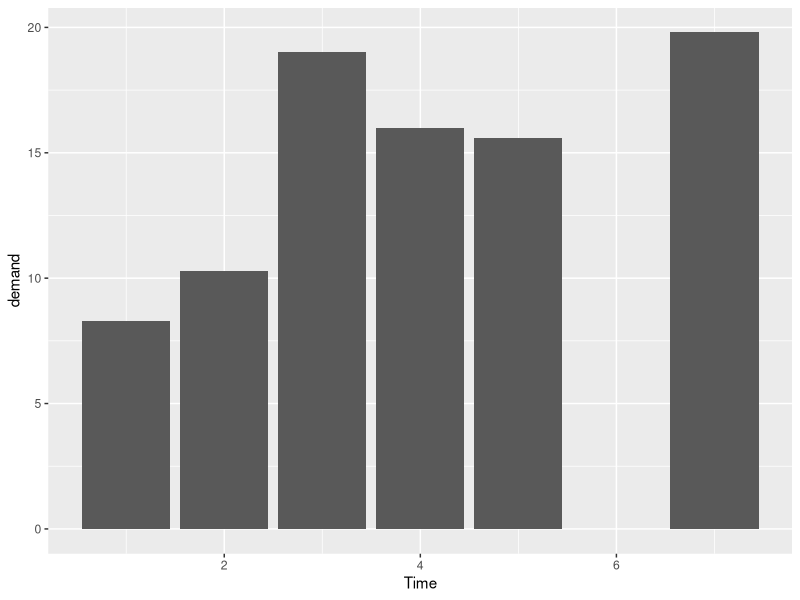
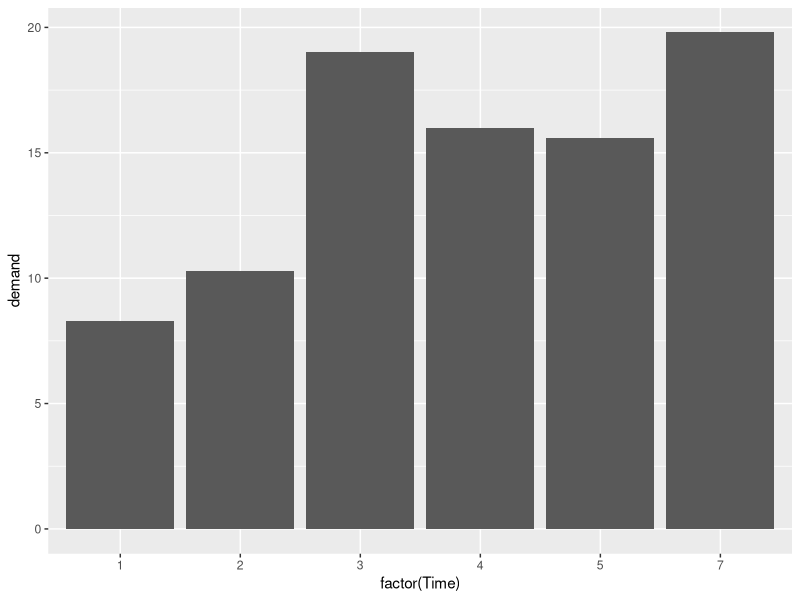
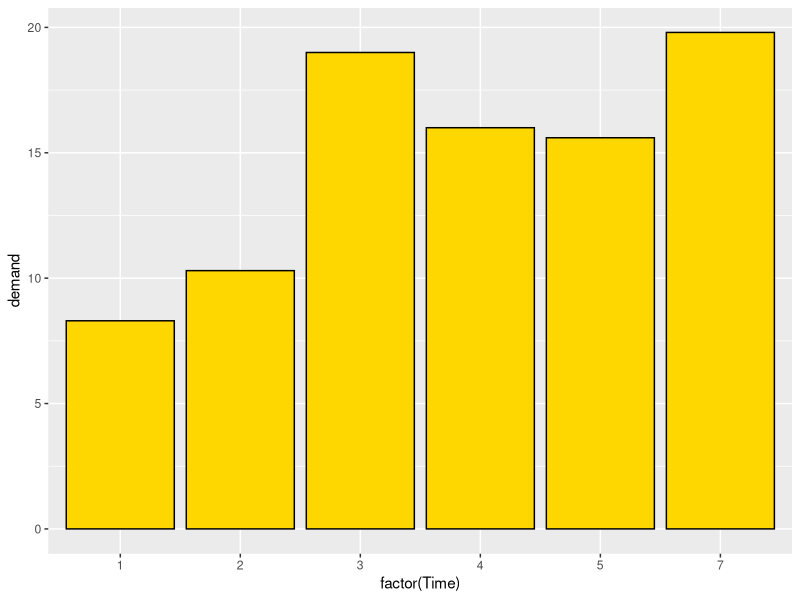
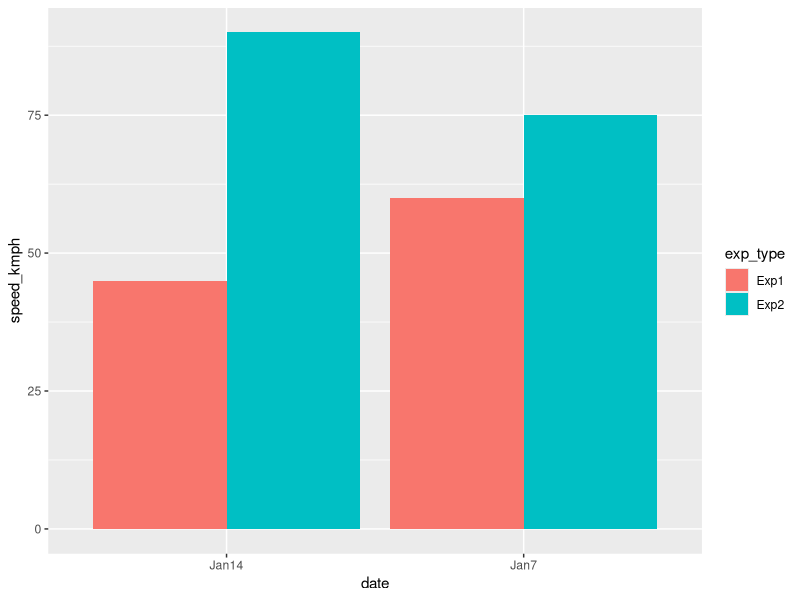
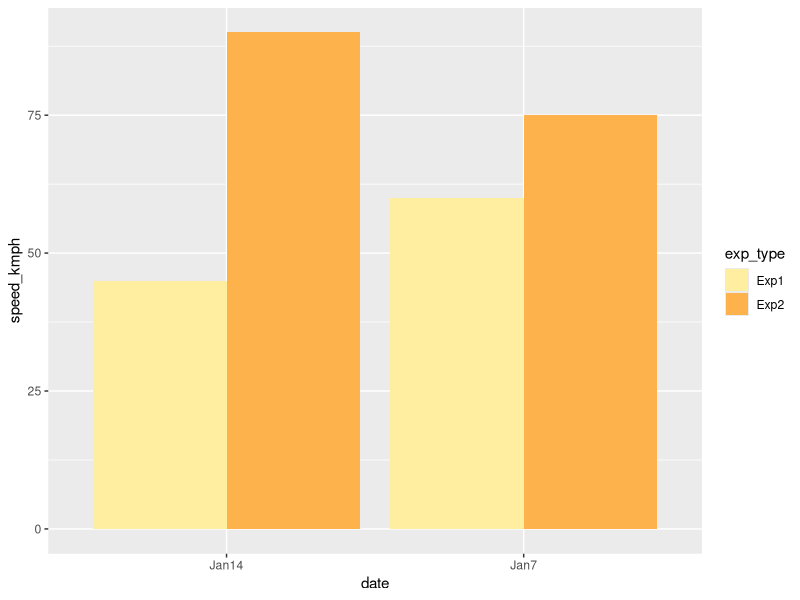
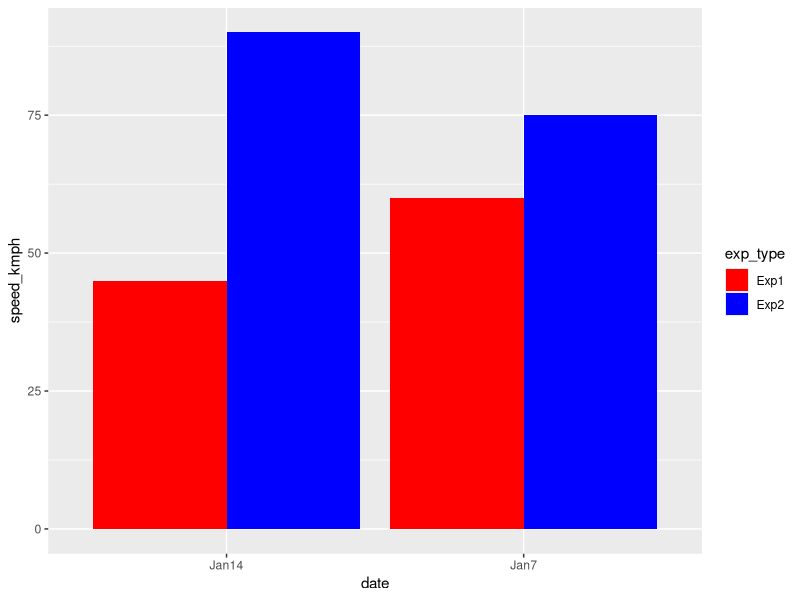
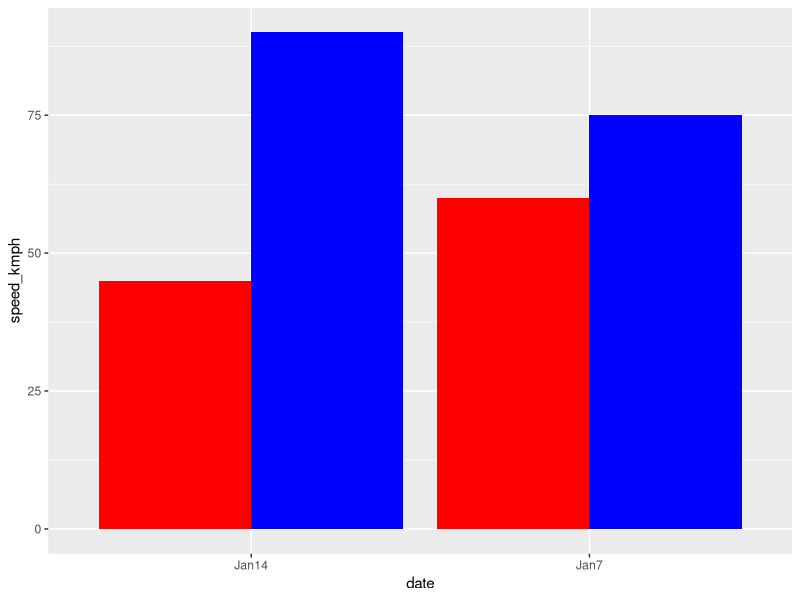
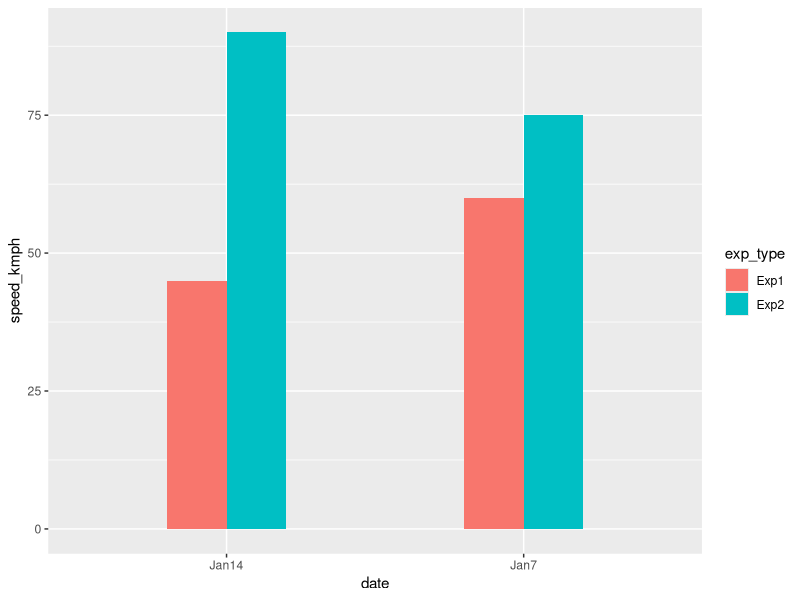

Here is the R script that generated these plots, in order:
# Refer to videos: GGPlot_Video1.mp4, GGPlot_Video2.mp4

#ggplot 2 contains two parts. One is aesthetic mapping and other is geometric object. 
#Aesthetic mapping is like an open canvas. You can specify what you want to represent at x-axis
#and what you want to represent at y-axis. It also represents what type of group data you want 
#to fill. 
#In order to represent your data on x and y -axis you need certain geometric objects. Like shape:
#line, bar, square etc

library(ggplot2)

data(BOD)

str(BOD)

ggplot(data = BOD, mapping = aes(x = Time, y = demand)) + 
  geom_bar(stat = 'identity')

#here, even though there is no value for 6 in time still ggplot shows it. In order,
#to get rid of this 6 value, we need to encode time variable as a categorical variable
#by using a function factor


#############################
######SIMPLE PLOTS###########
#############################
ggplot(data = BOD, mapping = aes(x = factor(Time), y = demand)) + 
  geom_bar(stat = 'identity')
 
ggplot(data = BOD, mapping = aes(x = factor(Time), y = demand)) + 
  geom_bar(stat = 'identity', fill = 'gold', colour = 'black')

##Grouping the plots##
experiment = data.frame(exp_type = c('Exp1', 'Exp1', 'Exp2', 'Exp2'), 
                        date = c('Jan7', 'Jan14', 'Jan7', 'Jan14'), 
                        speed_kmph = c(60, 45, 75, 90))
str(experiment)

ggplot(data = experiment, mapping = aes(x = date, y = speed_kmph, fill = exp_type)) +
         geom_bar(stat = 'identity', position = 'dodge')


##Changing the fill colour##
ggplot(data = experiment, mapping = aes(x = date, y = speed_kmph, fill = exp_type)) +
  geom_bar(stat = 'identity', position = 'dodge') + 
  scale_fill_brewer(palette = 18)

ggplot(data = experiment, mapping = aes(x = date, y = speed_kmph, fill = exp_type)) +
  geom_bar(stat = 'identity', position = 'dodge') + 
  scale_fill_manual(values = c('red', 'blue'))

ggplot(data = experiment, mapping = aes(x = date, y = speed_kmph, fill = exp_type)) +
  geom_bar(stat = 'identity', position = 'dodge') + 
  scale_fill_manual(values = c('red', 'blue'), guide = FALSE)  # it will remove the legend


#############################################
######ADJUST BAR WIDTH AND SPACING###########
#############################################
ggplot(data = experiment, mapping = aes(x = date, y = speed_kmph, fill = exp_type)) +
  geom_bar(stat = 'identity', position = 'dodge', width = 0.4)

##to create gap among dodge plots##
ggplot(data = experiment, mapping = aes(x = date, y = speed_kmph, fill = exp_type)) +
  geom_bar(stat = 'identity', position = position_dodge(0.5), width = 0.4)


#############################################
############STACKED BAR PLOTS################
#############################################
ggplot(data = experiment, mapping = aes(x = date, y = speed_kmph, fill = exp_type)) +
  geom_bar(stat = 'identity') #by default it will take plots in stacked form


##change the order to stack##
ggplot(data = experiment, mapping = aes(x = date, y = speed_kmph, fill = exp_type)) +
  geom_bar(stat = 'identity', position = position_stack(reverse = TRUE)) +
  guides(fill = guide_legend(reverse = TRUE))


#############################################
############ADD LABEL TO BAR PLOT############
#############################################
ggplot(data = experiment, mapping = aes(x = interaction(date, exp_type), y = speed_kmph)) + 
  geom_bar(stat = 'identity') + geom_text(aes(label = speed_kmph), vjust = 1.5, 
                                          color = 'white', size = 5)
#here above, interaction() means that on x-axis there will be an interaction both 
#date and exp_type will be plotted.

ggplot(data = experiment, mapping = aes(x = interaction(date, exp_type), y = speed_kmph)) + 
  geom_bar(stat = 'identity') + geom_text(aes(label = speed_kmph), vjust = -0.2, 
                                          color = 'black', size = 5)

#making y-limit a bit higher
ggplot(data = experiment, mapping = aes(x = interaction(date, exp_type), y = speed_kmph)) + 
  geom_bar(stat = 'identity') + geom_text(aes(label = speed_kmph), vjust = -0.2, 
                                          color = 'blue', size = 5) + 
  ylim(0, max(experiment$speed_kmph)*1.1)

#add labels on grouped bar plot
ggplot(data = experiment, mapping = aes(x = date, y = speed_kmph, fill = exp_type)) + 
  geom_bar(stat = 'identity', position = 'dodge') + geom_text(aes(label = speed_kmph), vjust = 1.5, 
                                          color = 'black', size = 5, position = position_dodge(0.9)) + 
  ylim(0, max(experiment$speed_kmph)*1.1)

#add labels in stacked bar
ggplot(data = experiment, mapping = aes(x = date, y = speed_kmph, fill = exp_type)) + 
  geom_bar(stat = 'identity', color = 'black') +   #add black outline 
  geom_text(aes(label = speed_kmph), colour = 'black', size = 5, position = position_stack(vjust = 0.5))

ggplot(data = experiment, mapping = aes(x = date, y = speed_kmph, fill = exp_type)) + 
  geom_bar(stat = 'identity', color = 'black') +   #add black outline 
  geom_text(aes(label = paste(format(speed_kmph, nsmall = 2), 'Kmph')), colour = 'black', size = 5, position = position_stack(vjust = 0.5)) +
  scale_fill_brewer(palette = 18)

?format()
?ggplot()
?geom_bar()
?scale_fill_brewer()
